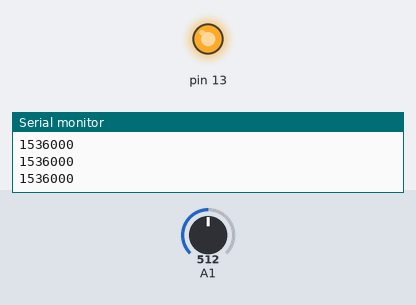
Bench run of a sketch on a simulated Arduino Uno, built with avr-gcc and run on an emulated ATmega328P. Parts: output pins drawn as LEDs (lit = HIGH), the last lines printed to the serial monitor. The test bench sets the inputs (shaded band); at power-on: A1 = 512.

Above: at 12.1 s.
12.2 s: A1 set to 122
15.7 s: A1 set to 0
At 16.5 s:
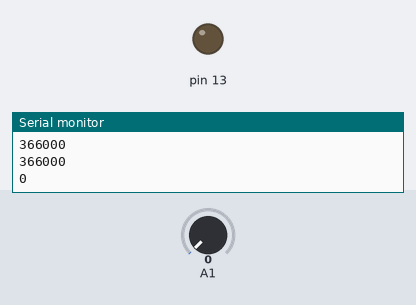
Timing chart, 0 to 18.7 s (numbered marks = the images above; inputs shaded):
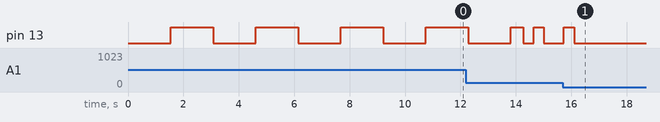

Measured:
- after the input at 15.7 s, pin 13: goes on until 16.1 s, then stays LOW
- by itself, pin 13: alternates HIGH for 1.5 s and LOW for 1.5 s

The sketch:

mailbox2.ino
```cpp
// --------------------------------------------------------------------------------------------------------------------
// Multi-tâches cooperatives : solution basique
// --------------------------------------------------------------------------------------------------------------------

// --------------------------------------------------------------------------------------------------------------------
// unsigned int waitFor(timer, period)
// Timer pour taches périodiques
// configuration :
//  - MAX_WAIT_FOR_TIMER : nombre maximum de timers utilisés
// arguments :
//  - timer  : numéro de timer entre 0 et MAX_WAIT_FOR_TIMER-1
//  - period : période souhaitée
// retour :
//  - nombre de période écoulée depuis le dernier appel
// --------------------------------------------------------------------------------------------------------------------
#define MAX_WAIT_FOR_TIMER 3


//--------- Déclaration des tâches


unsigned int waitFor(int timer, unsigned long period){
  static unsigned long waitForTimer[MAX_WAIT_FOR_TIMER];
  unsigned long newTime = micros() / period;              // numéro de la période modulo 2^32
  int delta = newTime - waitForTimer[timer];              // delta entre la période courante et celle enregistrée
  if ( delta < 0 ) delta += 1 + (0xFFFFFFFF / period);    // en cas de dépassement du nombre de périodes possibles sur 2^32
  if ( delta ) waitForTimer[timer] = newTime;             // enregistrement du nouveau numéro de période
  return delta;
}

//--------- définition de la tache Led


enum state{EMPTY, FULL};
struct mailbox {
   enum state state;
   long val;
};


struct Led_st {
  int timer;                                              // numéro de timer utilisé par WaitFor
  unsigned long period;                                   // periode de clignotement
  int pin;                                                // numéro de la broche sur laquelle est la LED
  int etat;                                               // etat interne de la led
};


struct Led_st Led1;
int stop = 0;
struct mailbox mb0 ={.state = EMPTY};


void setup_Led( struct Led_st * ctx, int timer, unsigned long period, byte pin) {
  ctx->timer = timer;
  ctx->period = period;
  ctx->pin = pin;
  ctx->etat = 0;
  pinMode(pin,OUTPUT);
  digitalWrite(pin, ctx->etat);
}

void loop_Led(struct Led_st * ctx, struct mailbox *mb) {
  if (!waitFor(ctx->timer, ctx->period)) return;          // sort s'il y a moins d'une période écoulée
  if (mb->state == EMPTY) return;
  ctx->period = mb->val*3000;
  Serial.println(ctx->period);
  digitalWrite(ctx->pin,ctx->etat);
  ctx->etat = 1-ctx->etat;
  mb->state = EMPTY;
}


void loop_T1(struct mailbox *mb) {
  if (!waitFor(1,500000)) return;
  int v = analogRead(A1);
  if (mb->state != EMPTY) return; // attend que la mailbox soit vide
  mb->val = v;
  mb->state = FULL;
}


//--------- Setup et Loop

void setup() {
  Serial.begin(9600);
  pinMode(2, INPUT_PULLUP);
  setup_Led(&Led1, 0,100000, 13);
}


void serialEvent(){
  // Lire un caractère tapé sur clavier
  int incomingByte = Serial.read();
  if(incomingByte == 's'){
      stop = 1;
  }
}


void loop() {
	if(stop == 0){
		  loop_Led(&Led1,&mb0);
  		loop_T1(&mb0);
	}
}
```
